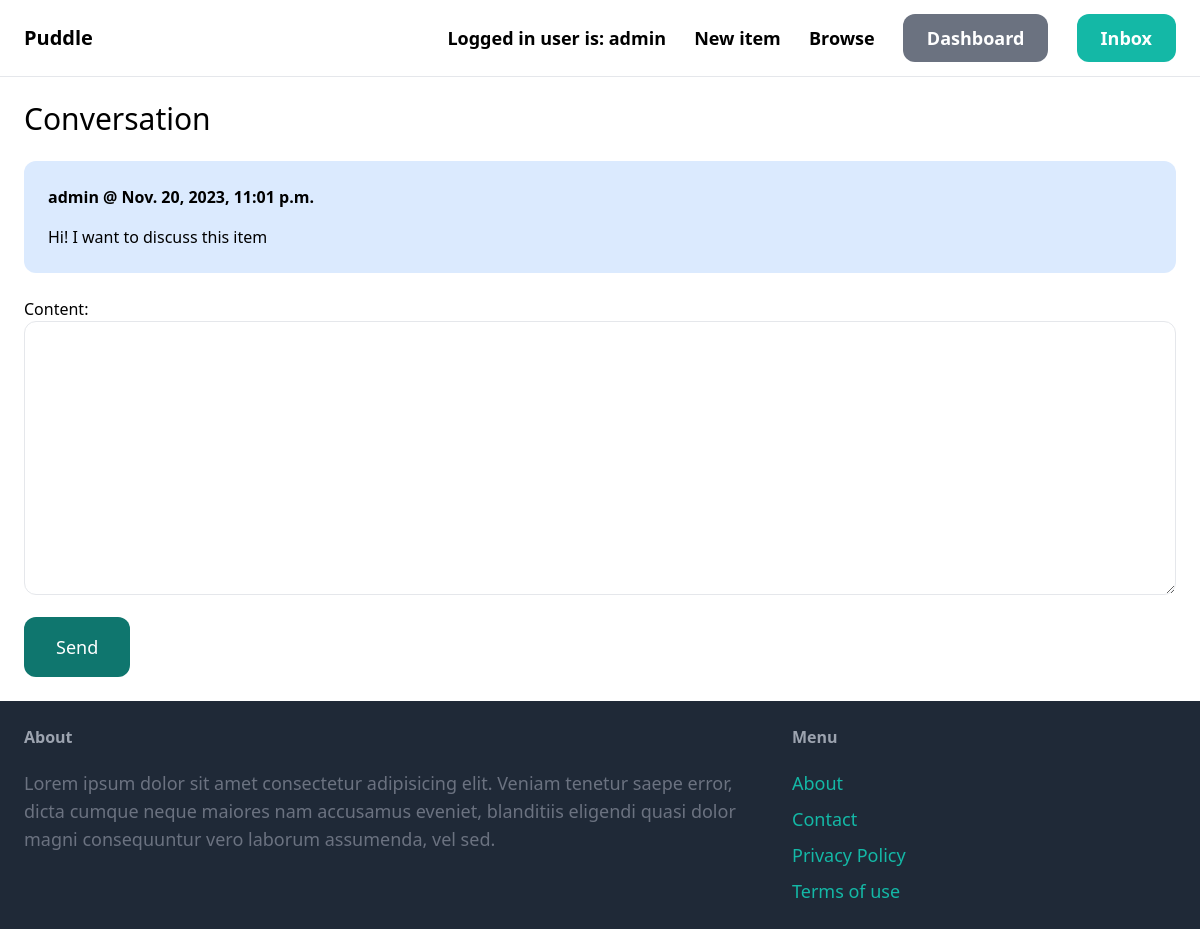
The page /inbox/9 (signed in) on the database as committed earlier.
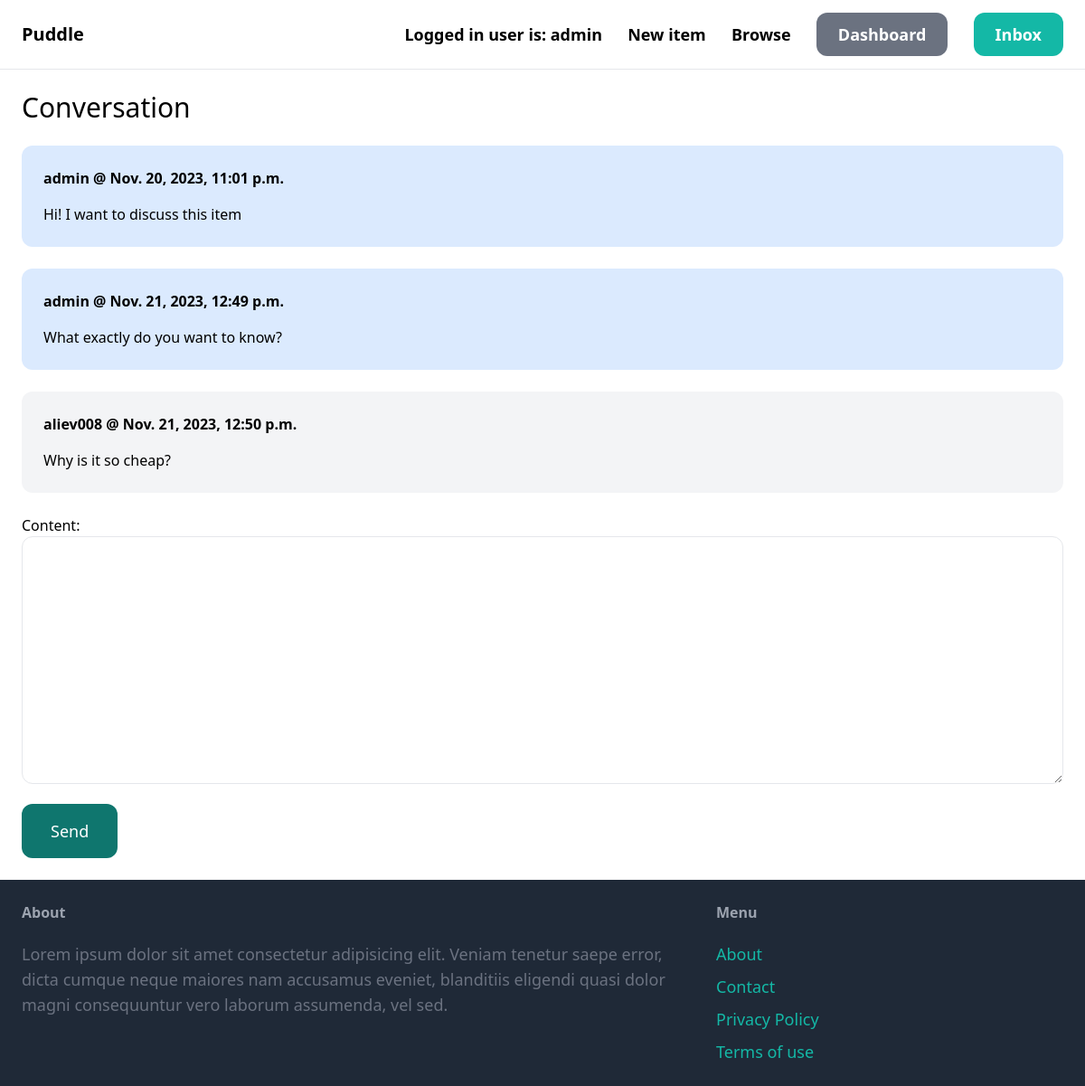
The same page on the database as committed later.
### conversation/models.py (models this page shows)
class ConversationMessages(models.Model):
    conversation = models.ForeignKey(Conversation, related_name='messages', on_delete=models.CASCADE)
    content = models.TextField()
    created_at = models.DateTimeField(auto_now_add=True)
    created_by = models.ForeignKey(User, related_name='created_messages', on_delete=models.CASCADE)
    class Meta:
        verbose_name_plural = 'Conversation Messages'

### conversation/views.py (the view)
# urls.py: path('<int:pk>', views.detail, name='detail')
@login_required
def detail(request, pk):
    conversation = Conversation.objects.filter(members__in=[request.user.id]).get(pk=pk)
    if request.method == 'POST':
        form = ConversationMessageForm(request.POST)
        if form.is_valid():
            conversation_message = form.save(commit=False)
            conversation_message.conversation = conversation
            conversation_message.created_by = request.user
            conversation_message.save()
            conversation.save()
            return redirect('conversation:detail', pk=pk)
    else:
        form = ConversationMessageForm()
    return render(request, 'conversation/detail.html', {
        'conversation': conversation,
        'form': form
    })

### conversation/forms.py
class ConversationMessageForm(forms.ModelForm):
    class Meta:
        model = ConversationMessages
        fields = ('content',)
        widgets = {
            'content': forms.Textarea(attrs={
                'class': 'w-full py-4 px-6 rounded-xl border'
            })
        }

### conversation/templates/conversation/detail.html (shortened to what this page needs)
{% extends 'core/base.html' %}
{% block content %}
<h1 class="mb-6 text-3xl">Conversation</h1>
<div class="space-y-6">
    {% for message in conversation.messages.all %}
        <div class="p-6 flex {% if message.created_by == request.user %}bg-blue-100{% else %} bg-gray-100{% endif %} rounded-xl">
            <div >
                <p class="mb-4"><strong>{{ message.created_by.username }} @ {{ message.created_at }}</strong></p>
                <p>{{ message.content }}</p>
            </div>
        </div>
    {% endfor %}
</div>
<form action="" method="post" class="mt-6">
    {{ form.as_p }}
    <button class="py-4 px-8 mt-4 text-lg bg-teal-500 hover: bg-teal-700 rounded-xl text-white">Send</button>
</form>
{% endblock %}

Rows that differ between the two databases and show on the page:
added ConversationMessages: created_by.username "admin", created_at "Nov. 21, 2023, 12:49 p.m.", content "What exactly do you want to know?"
added ConversationMessages: created_by.username "aliev008", created_at "Nov. 21, 2023, 12:50 p.m.", content "Why is it so cheap?"
